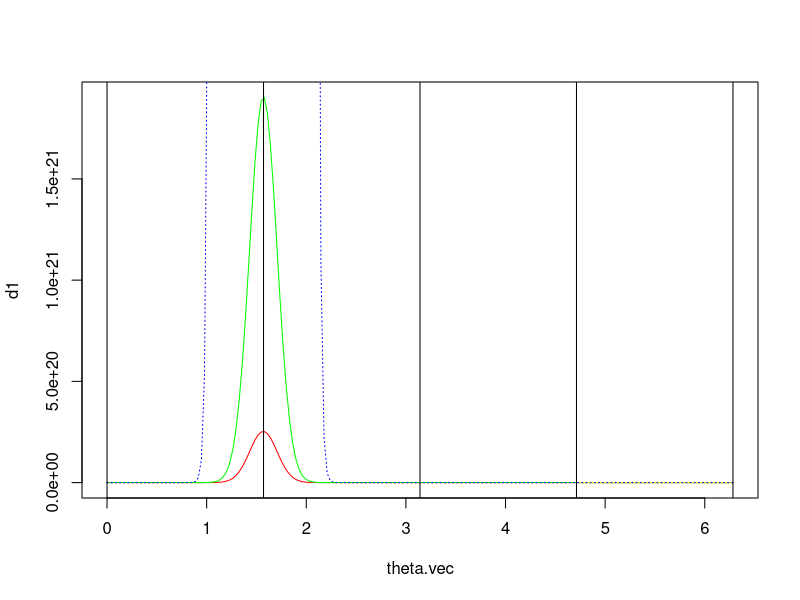

Recreate this plot in R.
set.seed(1)
graphics.off()
S <- 1
a <- -1*c(20, 0.1)
b <- c(0.2,0.1)
C <- matrix(c(-1,-1,50,-1.1),2,2)
#interval 0,pi/2

ab.above.cos <- cbind(c(pi/2,1,-3,-3*pi/2) ,c(-1,-2/pi,2/pi,1))
ab.below.cos <- cbind(c(1,pi/2,-3*pi/2,-3),c(-2/pi,-1,1,2/pi))
ab.above.sin <- cbind(c(0,pi,2,-4),c(1,-1,-2/pi,2/pi))
ab.below.sin <- cbind(c(0,2,pi,-2*pi),c(2/pi,-2/pi,-1,1))

pi.interval <- c(0,pi/2,pi,3/2*pi,2*pi)

theta.vec <- seq(0,2*pi,length.out=200)#seq(pi.interval[interval], pi.interval[interval+1], length.out=100)
#'
#' density of general ..
#'
#'
dens <- function(theta,S, a, b, C){
    Z_1 <- cos(theta)
    Z_2 <- sin(theta)
    E_1 <- c(Z_1,Z_2)
    E_2 <- c(S*E_1[2],-S*E_1[1])
    E <- cbind(E_1,E_2)
    B <- diag(b,nrow = 2)
    A <- diag(a,nrow = 2)
    a_ <- (a[1]*b[1]+a[2]*b[2])
    b_ <- (a[1]*b[2]+a[2]*b[1])
    c_1 <- a_ - b_

    return( exp((sum(diag(t(C)%*%E)+diag(B%*%t(E)%*%A%*%E)))))
}
dens2 <- function(theta,S, a, b, C){
    a_ <- (a[1]*b[1]+a[2]*b[2])
    b_ <- (a[1]*b[2]+a[2]*b[1])
    c_1 <- a_ - b_
    c_2s <- C[1,1] - C[2,2]*S
    c_3s <- C[2,1] + C[1,2]*S
    if( c_1 < 0){
        return(exp(c_1*cos(theta)^2 + c_2s*cos(theta) +c_3s*sin(theta)))
    }else{
        return(exp(-c_1*sin(theta)^2 + c_2s*cos(theta) +c_3s*sin(theta) + c_1) )
    }
}

dens <- Vectorize(dens, "theta")
dens2 <- Vectorize(dens2, "theta")
#plot(theta.vec,dens(theta.vec,-1, a, b, C)+dens(theta.vec,1, a, b, C),type='l',ylim=c(0,2))
d1 <- dens(theta.vec,S, a, b, C)
d2 <- dens2(theta.vec,S, a, b, C)
plot(theta.vec,d1,type='l',col='red',ylim=c(0,max(d1,d2)))
#plot(theta.vec,dens(theta.vec,1, a, b, C),type='l',col='red')
lines(theta.vec,d2,type='l',col='green')
a_ <- (a[1]*b[1]+a[2]*b[2])
b_ <- (a[1]*b[2]+a[2]*b[1])
c_1 <- a_ - b_
c_2s <- C[1,1] - C[2,2]*S
c_3s <- C[2,1] + C[1,2]*S
Norm_C <- c(0,0,0,0)
dens_ <- rep(0,length(theta.vec))
dens_2 <- rep(0,length(theta.vec))
sigma2 <- mu <- Norm_C
for(interval in c(1:4)){
    ind <- theta.vec >= pi.interval[interval] & theta.vec <= pi.interval[interval+1]
    if(c_1 < 0){
        if(interval%in%c(2,3)){
            a_1 <- ab.above.cos[interval, 1]
            b_1 <- ab.above.cos[interval, 2]
        }else{
            a_1 <- ab.below.cos[interval, 1]
            b_1 <- ab.below.cos[interval, 2]
        }
    }else{
        if(interval%in%c(3,4)){
            a_1 <- ab.above.sin[interval, 1]
            b_1 <- ab.above.sin[interval, 2]
        }else{
            a_1 <- ab.below.sin[interval, 1]
            b_1 <- ab.below.sin[interval, 2]
        }
    }
    if(c_2s < 0){
        a_2 <- ab.below.cos[interval, 1]
        b_2 <- ab.below.cos[interval, 2]
    }else{
        a_2 <- ab.above.cos[interval, 1]
        b_2 <- ab.above.cos[interval, 2]
    }
    if(c_3s < 0){
        a_3 <- ab.below.sin[interval, 1]
        b_3 <- ab.below.sin[interval, 2]
    }else{
        a_3 <- ab.above.sin[interval, 1]
        b_3 <- ab.above.sin[interval, 2]
    }

    sigma2[interval] <- 1/(2*abs(c_1)*b_1^2)
    mu[interval] <- (-2*abs(c_1)*b_1*a_1 + c_2s*b_2+c_3s*b_3) * sigma2[interval]
    #truncated normal
    ProbI <- (pnorm(pi.interval[interval+1],mu[interval],sqrt(sigma2[interval]),log=F) - pnorm(pi.interval[interval],mu[interval],sqrt(sigma2[interval])) )
    d_ <- dnorm(theta.vec[ind],mean = mu[interval], sd = sqrt(sigma2[interval]))/ProbI

    Norm_C[interval] <- ProbI*exp(c_2s*a_2+c_3s*a_3 - abs(c_1)*a_1^2 + 0.5*(c_2s*b_2+c_3s*b_3-2*abs(c_1)*a_1*b_1)^2*sigma2[interval])*sqrt(2*pi*sigma2[interval])
    d_2 <- exp(-abs(c_1) * (a_1 + b_1*theta.vec[ind])^2 + c_2s*(a_2+b_2*theta.vec[ind])+ c_3s*(a_3+b_3*theta.vec[ind]))
    dens_[ind] <- d_*Norm_C[interval]
    dens_2[ind] <- d_2


}
lines(theta.vec, dens_,col='yellow')
lines(theta.vec, dens_2,col='blue',lty = 3)
abline(v=pi.interval)
